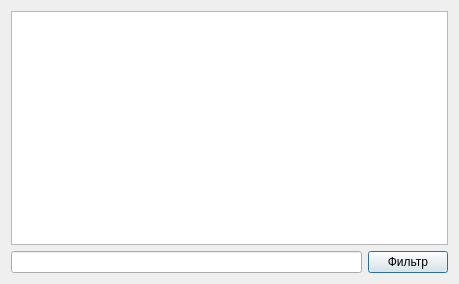
<?xml version="1.0" encoding="UTF-8"?>
<ui version="4.0">
 <class>DetailList</class>
 <widget class="QDialog" name="DetailList">
  <property name="geometry">
   <rect>
    <x>0</x>
    <y>0</y>
    <width>459</width>
    <height>284</height>
   </rect>
  </property>
  <property name="windowTitle">
   <string>Dialog</string>
  </property>
  <layout class="QGridLayout" name="gridLayout">
   <item row="0" column="0" colspan="2">
    <widget class="QTableView" name="tableView"/>
   </item>
   <item row="1" column="0">
    <widget class="QLineEdit" name="lineEdit"/>
   </item>
   <item row="1" column="1">
    <widget class="QPushButton" name="pushButton">
     <property name="text">
      <string>Фильтр</string>
     </property>
    </widget>
   </item>
  </layout>
 </widget>
 <resources/>
 <connections/>
</ui>
